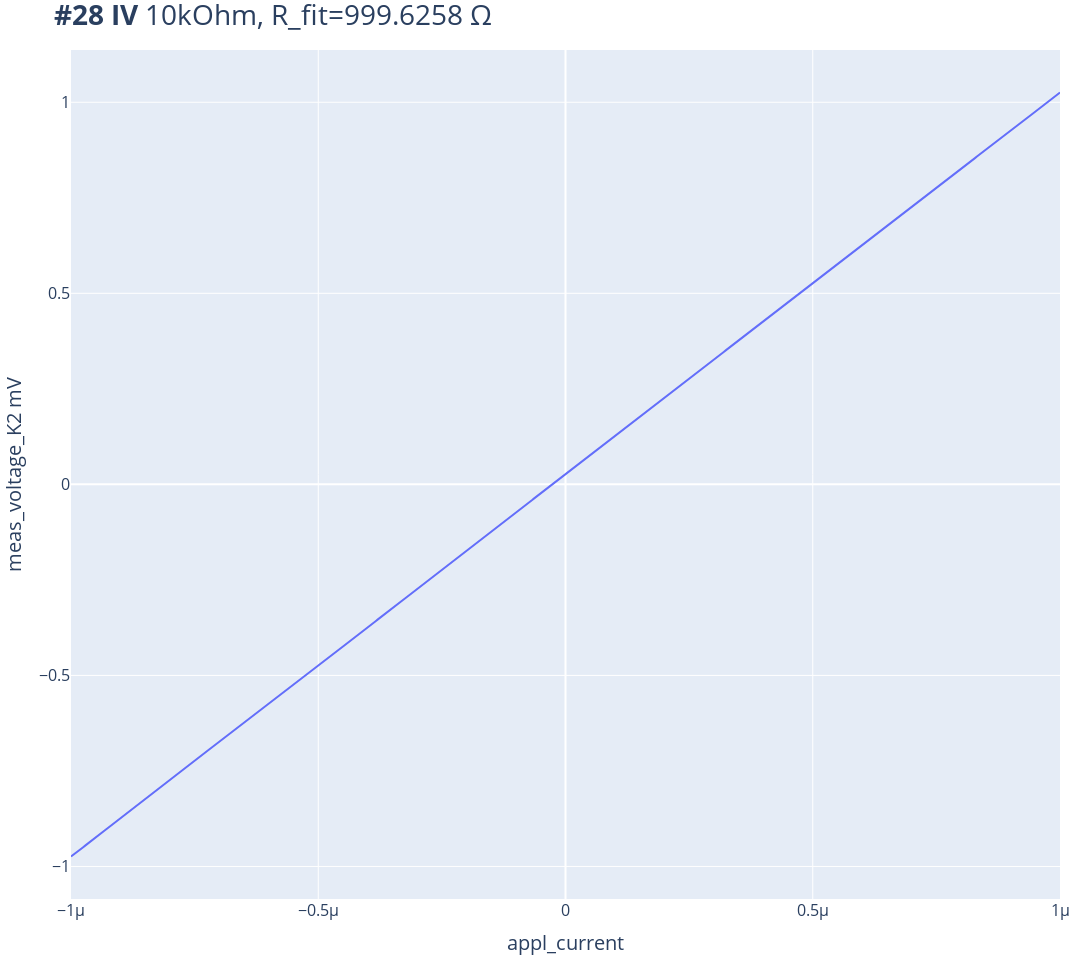
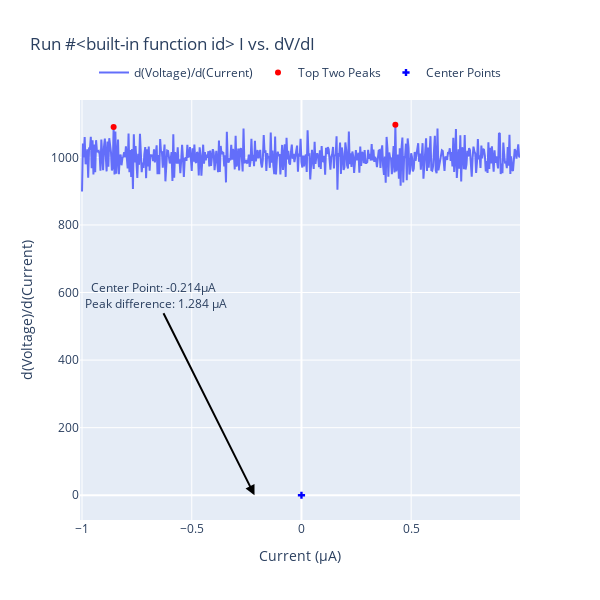

Notebook cell for these charts, in order:
### Code cell
appl_current(-1e-6)
sleep(1)

exp = qc.new_experiment('IV', sample_name='10kOhm')

dataid = do1d(appl_current, -1e-6 ,1e-6, 501, 0.1,meas_voltage_K2,)
# dataid = do1d(appl_current, 6e-6 , -6e-6, 251, 0.01, meas_voltage_K1)
# ivvi.set_dacs_zero()

appl_current(0)
# plot = plot_by_id(dataid)
print(f"R = {get_R_from_IV(dataid)}")
IV(dataid)
IV_diff(dataid)

### Figure 1 — Plotly figure (JSON) as saved in the notebook; plotly's stock layout.template omitted (floating-point values rounded to 4 significant figures; data arrays with more than 128 entries replaced by an {"elided": "..."} marker saying what was removed)
{"data": [{"mode": "lines", "name": "Voltage vs. Current", "type": "scatter", "x": {"elided": "501 float values"}, "y": {"elided": "501 float values"}}], "layout": {"height": 960, "margin": {"b": 10, "l": 10, "r": 10, "t": 50}, "title": {"font": {"size": 28}, "text": "<b>#28 IV</b> 10kOhm, R_fit=999.6258 Ω"}, "width": 1080, "xaxis": {"tickfont": {"size": 16}, "title": {"font": {"size": 20}, "text": "appl_current"}}, "yaxis": {"tickfont": {"size": 16}, "title": {"font": {"size": 20}, "text": "meas_voltage_K2 mV"}}}}

### Figure 2 — Plotly figure (JSON) as saved in the notebook; plotly's stock layout.template omitted (floating-point values rounded to 4 significant figures; data arrays with more than 128 entries replaced by an {"elided": "..."} marker saying what was removed)
{"data": [{"mode": "lines", "name": "d(Voltage)/d(Current)", "type": "scatter", "x": {"elided": "500 float values"}, "y": {"elided": "500 float values"}}, {"marker": {"color": "red"}, "mode": "markers", "name": "Top Two Peaks", "type": "scatter", "x": [0.428, -0.856], "y": [1097.0, 1090.0]}, {"marker": {"color": "blue", "symbol": "cross"}, "mode": "markers", "name": "Center Points", "type": "scatter", "x": [-2.14e-07], "y": [0]}], "layout": {"annotations": [{"arrowcolor": "black", "arrowhead": 2, "arrowsize": 1, "arrowwidth": 2, "ax": -100, "ay": -200, "showarrow": true, "text": "Center Point: -0.214μA <br> Peak difference: 1.284 μA", "x": -0.214, "y": 0}], "height": 600, "legend": {"orientation": "h", "x": 0.5, "xanchor": "center", "y": 1.1, "yanchor": "top"}, "title": {"text": "Run #<built-in function id> I vs. dV/dI"}, "width": 600, "xaxis": {"title": {"text": "Current (μA)"}}, "yaxis": {"title": {"text": "d(Voltage)/d(Current)"}}}}
